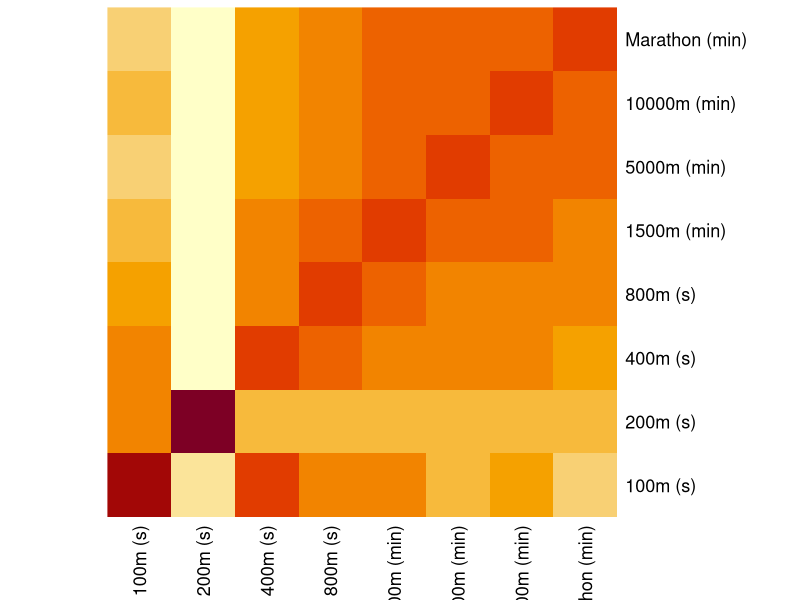
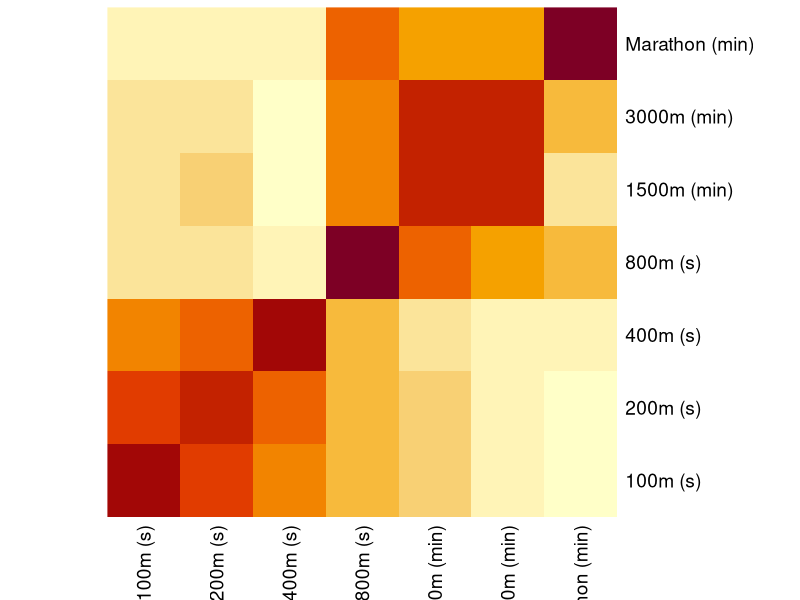

Write the R code that produced these figures, in order.
## 732A97 Multivariate Statistical Methods
## Krzysztof Bartoszek, STIMA, IDA, LiU
## Code for Lecture 1 2017-11-09

## Ex 1.17/43
## data mentioned in book cannot be directly found on the publisher's www
## download alternative data:
## mvadata.zip, MVAexercise R library (problem with installing, you need to create your own NAMESPACE file)
## from https://www.karlin.mff.cuni.cz/~hlavka/stat.html

athleticrecordsHH<-read.table("athleleticrecord.dat",row.names=1)
## column names are for some reason not in the dat file
colnames(athleticrecordsHH)<-c("100m (s)","200m (s)","400m (s)","800m (s)","1500m (min)","5000m (min)","10000m (min)","Marathon (min)")
apply(athleticrecordsHH,2,mean)
cov(athleticrecordsHH)
cor(athleticrecordsHH)
heatmap(cor(athleticrecordsHH),Rowv=NA,Colv=NA)

athleticrecordsJW<-read.table("T1-9.dat",row.names=1)
## column names are for some reason not in the dat file
colnames(athleticrecordsJW)<-c("100m (s)","200m (s)","400m (s)","800m (s)","1500m (min)","3000m (min)","Marathon (min)")
apply(athleticrecordsJW,2,mean)
cov(athleticrecordsJW)
cor(athleticrecordsJW)
heatmap(cor(athleticrecordsJW),Rowv=NA,Colv=NA)
# ==========================================================================

